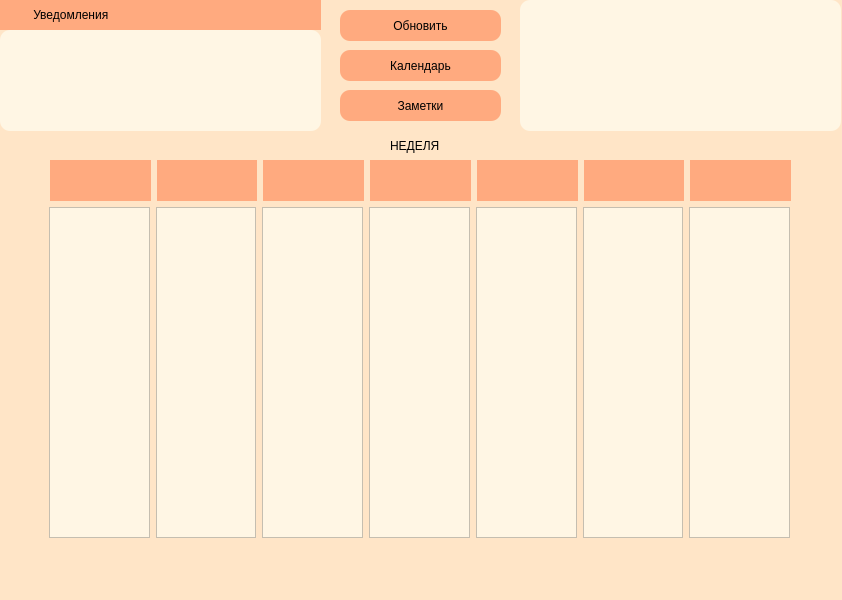
<?xml version="1.0" encoding="UTF-8"?>
<ui version="4.0">
 <class>MainWindow</class>
 <widget class="QMainWindow" name="MainWindow">
  <property name="geometry">
   <rect>
    <x>0</x>
    <y>0</y>
    <width>842</width>
    <height>600</height>
   </rect>
  </property>
  <property name="minimumSize">
   <size>
    <width>842</width>
    <height>600</height>
   </size>
  </property>
  <property name="maximumSize">
   <size>
    <width>842</width>
    <height>600</height>
   </size>
  </property>
  <property name="cursor">
   <cursorShape>ArrowCursor</cursorShape>
  </property>
  <property name="mouseTracking">
   <bool>false</bool>
  </property>
  <property name="windowTitle">
   <string>Планер</string>
  </property>
  <property name="styleSheet">
   <string notr="true">background-color: rgb(255, 229, 199)</string>
  </property>
  <widget class="QWidget" name="centralwidget">
   <widget class="QPushButton" name="pushButton">
    <property name="geometry">
     <rect>
      <x>340</x>
      <y>90</y>
      <width>161</width>
      <height>31</height>
     </rect>
    </property>
    <property name="toolTip">
     <string>&lt;html&gt;&lt;head/&gt;&lt;body&gt;&lt;p&gt;Заметки&lt;/p&gt;&lt;/body&gt;&lt;/html&gt;</string>
    </property>
    <property name="styleSheet">
     <string notr="true">background-color: rgb(255, 170, 127);
font: 12pt &quot;Fixedsys&quot;;
border-radius: 10</string>
    </property>
    <property name="text">
     <string>Заметки</string>
    </property>
    <property name="checkable">
     <bool>false</bool>
    </property>
    <property name="autoDefault">
     <bool>false</bool>
    </property>
   </widget>
   <widget class="QPushButton" name="pushButton_2">
    <property name="geometry">
     <rect>
      <x>340</x>
      <y>50</y>
      <width>161</width>
      <height>31</height>
     </rect>
    </property>
    <property name="styleSheet">
     <string notr="true">background-color: rgb(255, 170, 127);
border-color: rgb(255, 85, 0);
font: 12pt &quot;Fixedsys&quot;;
border-radius: 10</string>
    </property>
    <property name="text">
     <string>Календарь</string>
    </property>
   </widget>
   <widget class="QLabel" name="label">
    <property name="geometry">
     <rect>
      <x>390</x>
      <y>130</y>
      <width>61</width>
      <height>31</height>
     </rect>
    </property>
    <property name="styleSheet">
     <string notr="true">font: 12pt &quot;Fixedsys&quot;;</string>
    </property>
    <property name="text">
     <string>НЕДЕЛЯ</string>
    </property>
   </widget>
   <widget class="QLabel" name="label_2">
    <property name="geometry">
     <rect>
      <x>0</x>
      <y>-1</y>
      <width>321</width>
      <height>31</height>
     </rect>
    </property>
    <property name="styleSheet">
     <string notr="true">background-color: rgb(255, 170, 127);
font: 12pt &quot;Fixedsys&quot;;</string>
    </property>
    <property name="text">
     <string>          Уведомления</string>
    </property>
   </widget>
   <widget class="QWidget" name="horizontalLayoutWidget">
    <property name="geometry">
     <rect>
      <x>49</x>
      <y>207</y>
      <width>741</width>
      <height>331</height>
     </rect>
    </property>
    <layout class="QHBoxLayout" name="horizontalLayout">
     <item>
      <widget class="QListWidget" name="listWidget_2">
       <property name="styleSheet">
        <string notr="true">background-color: rgb(255, 246, 228);</string>
       </property>
      </widget>
     </item>
     <item>
      <widget class="QListWidget" name="listWidget_4">
       <property name="styleSheet">
        <string notr="true">background-color: rgb(255, 246, 228);</string>
       </property>
      </widget>
     </item>
     <item>
      <widget class="QListWidget" name="listWidget_5">
       <property name="styleSheet">
        <string notr="true">background-color: rgb(255, 246, 228);</string>
       </property>
      </widget>
     </item>
     <item>
      <widget class="QListWidget" name="listWidget_7">
       <property name="styleSheet">
        <string notr="true">background-color: rgb(255, 246, 228);</string>
       </property>
      </widget>
     </item>
     <item>
      <widget class="QListWidget" name="listWidget_6">
       <property name="styleSheet">
        <string notr="true">background-color: rgb(255, 246, 228);</string>
       </property>
      </widget>
     </item>
     <item>
      <widget class="QListWidget" name="listWidget_3">
       <property name="styleSheet">
        <string notr="true">background-color: rgb(255, 246, 228);</string>
       </property>
      </widget>
     </item>
     <item>
      <widget class="QListWidget" name="listWidget">
       <property name="styleSheet">
        <string notr="true">background-color: rgb(255, 246, 228);</string>
       </property>
      </widget>
     </item>
    </layout>
   </widget>
   <widget class="QWidget" name="horizontalLayoutWidget_2">
    <property name="geometry">
     <rect>
      <x>50</x>
      <y>160</y>
      <width>741</width>
      <height>41</height>
     </rect>
    </property>
    <layout class="QHBoxLayout" name="horizontalLayout_2">
     <item>
      <widget class="QLabel" name="label_12">
       <property name="styleSheet">
        <string notr="true">background-color: rgb(255, 170, 127);
font: 12pt &quot;Fixedsys&quot;;</string>
       </property>
       <property name="text">
        <string/>
       </property>
      </widget>
     </item>
     <item>
      <widget class="QLabel" name="label_15">
       <property name="styleSheet">
        <string notr="true">background-color: rgb(255, 170, 127);
font: 12pt &quot;Fixedsys&quot;;</string>
       </property>
       <property name="text">
        <string/>
       </property>
      </widget>
     </item>
     <item>
      <widget class="QLabel" name="label_14">
       <property name="styleSheet">
        <string notr="true">background-color: rgb(255, 170, 127);
font: 12pt &quot;Fixedsys&quot;;</string>
       </property>
       <property name="text">
        <string/>
       </property>
      </widget>
     </item>
     <item>
      <widget class="QLabel" name="label_11">
       <property name="styleSheet">
        <string notr="true">background-color: rgb(255, 170, 127);
font: 12pt &quot;Fixedsys&quot;;</string>
       </property>
       <property name="text">
        <string/>
       </property>
      </widget>
     </item>
     <item>
      <widget class="QLabel" name="label_16">
       <property name="styleSheet">
        <string notr="true">background-color: rgb(255, 170, 127);
font: 12pt &quot;Fixedsys&quot;;</string>
       </property>
       <property name="text">
        <string/>
       </property>
      </widget>
     </item>
     <item>
      <widget class="QLabel" name="label_10">
       <property name="styleSheet">
        <string notr="true">background-color: rgb(255, 170, 127);
font: 12pt &quot;Fixedsys&quot;;</string>
       </property>
       <property name="text">
        <string/>
       </property>
      </widget>
     </item>
     <item>
      <widget class="QLabel" name="label_13">
       <property name="styleSheet">
        <string notr="true">background-color: rgb(255, 170, 127);
font: 12pt &quot;Fixedsys&quot;;</string>
       </property>
       <property name="text">
        <string/>
       </property>
      </widget>
     </item>
    </layout>
   </widget>
   <widget class="QLabel" name="label_18">
    <property name="geometry">
     <rect>
      <x>520</x>
      <y>0</y>
      <width>321</width>
      <height>131</height>
     </rect>
    </property>
    <property name="styleSheet">
     <string notr="true">background-color: rgb(255, 246, 228);
border-radius: 10;
font: 12pt &quot;Fixedsys&quot;;</string>
    </property>
    <property name="text">
     <string/>
    </property>
   </widget>
   <widget class="QPushButton" name="pushButton_3">
    <property name="geometry">
     <rect>
      <x>340</x>
      <y>10</y>
      <width>161</width>
      <height>31</height>
     </rect>
    </property>
    <property name="toolTip">
     <string>&lt;html&gt;&lt;head/&gt;&lt;body&gt;&lt;p&gt;Заметки&lt;/p&gt;&lt;/body&gt;&lt;/html&gt;</string>
    </property>
    <property name="styleSheet">
     <string notr="true">background-color: rgb(255, 170, 127);
font: 12pt &quot;Fixedsys&quot;;
border-radius: 10</string>
    </property>
    <property name="text">
     <string>Обновить</string>
    </property>
    <property name="checkable">
     <bool>false</bool>
    </property>
    <property name="autoDefault">
     <bool>false</bool>
    </property>
   </widget>
   <widget class="QListWidget" name="listWidget_8">
    <property name="geometry">
     <rect>
      <x>0</x>
      <y>30</y>
      <width>321</width>
      <height>101</height>
     </rect>
    </property>
    <property name="styleSheet">
     <string notr="true">background-color: rgb(255, 246, 228);
border-radius: 10</string>
    </property>
   </widget>
  </widget>
  <widget class="QMenuBar" name="menubar">
   <property name="geometry">
    <rect>
     <x>0</x>
     <y>0</y>
     <width>842</width>
     <height>26</height>
    </rect>
   </property>
  </widget>
  <widget class="QStatusBar" name="statusbar"/>
 </widget>
 <resources/>
 <connections/>
</ui>
